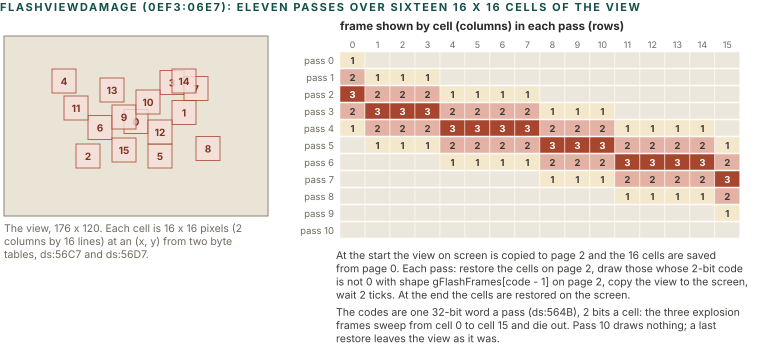

This chart was generated by the following Python code:
import sys; sys.path.insert(0, '.')
from figlib import *

X2 = [80, 112, 48, 104, 32, 96, 56, 120, 128, 72, 88, 40, 96, 64, 112, 72]
Y2 = [49, 43, 72, 23, 22, 72, 53, 27, 67, 46, 36, 40, 56, 28, 22, 68]
SH = [30, 28, 26, 24, 22, 20, 18, 16, 14, 12, 10, 8, 6, 4, 2, 0]
PASS = [0x40000000, 0x95000000, 0xea550000, 0xbfaa5400, 0x6affa954, 0x15aafea9, 0x55abfe, 0x56ab, 0x156, 0x1, 0x0]
FR = [0x3 << s for s in SH]

c = Canvas(760, 330)
c.section(0, 11, "FlashViewDamage (0EF3:06E7): ELEVEN PASSES OVER SIXTEEN 16 x 16 CELLS OF THE VIEW")

# left: positions, scale 1.35 of the 176 x 120 view
S = 1.5
ox, oy = 4, 36
c.rect(ox, oy, 176 * S, 120 * S, fill="#E9E4D6", stroke=GREY, sw=1, rx=0)
for i in range(16):
    x = ox + X2[i] * S; y = oy + Y2[i] * S
    c.rect(x, y, 16 * S, 16 * S, fill=PAL["red"][2], stroke=PAL["red"][1], sw=1, rx=0, opacity=0.8)
    c.text(x + 8 * S, y + 8 * S + 4, str(i), size=10, weight=700, color=PAL["red"][0], anchor="middle")
yl = oy + 120 * S + 16
for l in wrap("The view, 176 x 120. Each cell is 16 x 16 pixels (2 columns by 16 lines) at an (x, y) from two byte tables, ds:56C7 and ds:56D7.", 262, 10.5):
    c.text(ox, yl, l, size=10.5, color=MUTED); yl += 13

# right: matrix
mx0, my0 = 340, 52
cw, ch = 25.5, 17
c.text(mx0, my0 - 22, "frame shown by cell (columns) in each pass (rows)", size=11.5, weight=700, color=INK)
cols = {0: "#ECE7DD", 1: PAL["ochre"][2], 2: MID["red"], 3: SOLID["red"]}
for p in range(11):
    c.text(mx0 - 6, my0 + p * ch + 12, "pass %d" % p, size=9.5, color=MUTED, anchor="end")
    for i in range(16):
        v = (PASS[p] & FR[i]) >> SH[i]
        c.rect(mx0 + i * cw * 0.98, my0 + p * ch, cw * 0.98, ch - 1, fill=cols[v], stroke="#FFFDF8", sw=0.5, rx=0)
        if v:
            c.text(mx0 + i * cw * 0.98 + cw * 0.49, my0 + p * ch + 12, str(v), size=9.5, weight=700, color="#FFFFFF" if v == 3 else INK2, anchor="middle")
for i in range(16):
    c.text(mx0 + i * cw * 0.98 + cw * 0.49, my0 - 4, str(i), size=9, color=MUTED, anchor="middle")
yy = my0 + 11 * ch + 20
for t in [
    "At the start the view on screen is copied to page 2 and the 16 cells are saved from page 0. Each pass: restore the cells on page 2, draw those whose 2-bit code is not 0 with shape gFlashFrames[code - 1] on page 2, copy the view to the screen, wait 2 ticks. At the end the cells are restored on the screen.",
    "The codes are one 32-bit word a pass (ds:564B), 2 bits a cell: the three explosion frames sweep from cell 0 to cell 15 and die out. Pass 10 draws nothing; a last restore leaves the view as it was.",
]:
    for l in wrap(t, 410, 10.5):
        c.text(mx0 - 4, yy, l, size=10.5, color=INK2); yy += 13.2
    yy += 4
c.h = max(oy + 120 * S + 60, yy + 4)
c.save("figs/gfx_damage_flash.svg")
